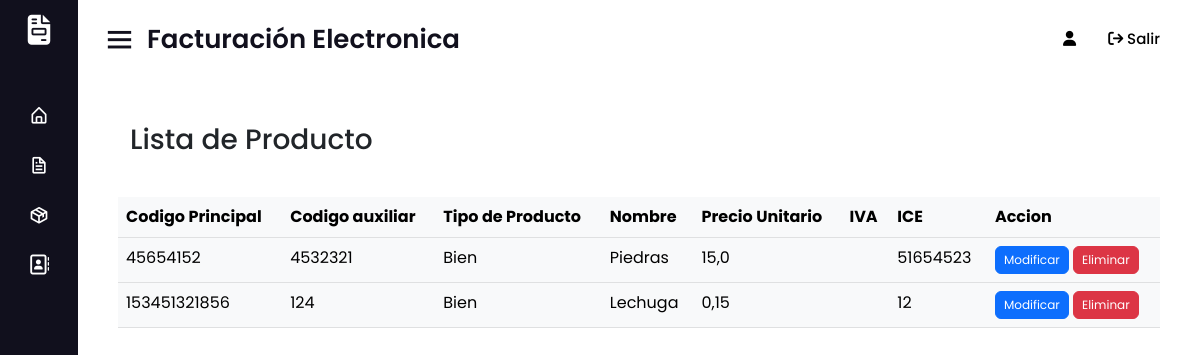
Page /listar_producto/ on the earlier database version.
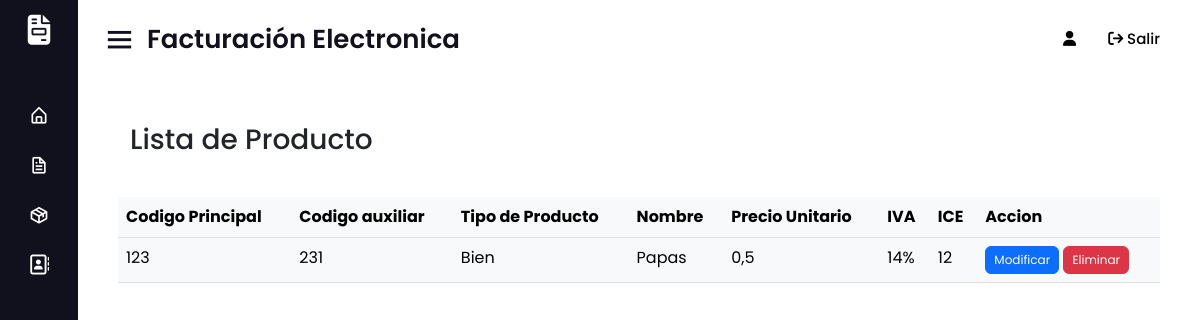
Same page on the later database version.
### producto/models.py (models this page shows, shortened)
class Producto(models.Model):
    codigo_principal = models.BigIntegerField(primary_key=True)
    codigo_auxiliar = models.BigIntegerField()
    tipo_producto = models.IntegerField(choices=tipo_producto)
    nombre = models.CharField(max_length=100)
    valor_unitario = models.FloatField()
    iva = models.IntegerField(choices=tipo_iva)
    ice = models.IntegerField()
    class Meta:
        verbose_name = 'producto'
        verbose_name_plural = 'productos'

### core/views.py (the view)
# urls.py: path('listar_producto/', views.listar_productos, name='listar_productos'),
def listar_productos(request):
    productos = Producto.objects.all()
    data = {
        'productos' : productos
    }
    return render(request, "producto/listar.html", data)

### producto/templates/producto/listar.html (shortened to what this page needs)
{% extends 'core/base.html' %}
{% block content %}
{% load crispy_forms_tags %}
{% load humanize %}
<div class="container">
    <div class="row justify-content-center mt-5 mr-1">
        <div class="formulario col-md-12">
            <form class="row g-3 p-4" method="post">
                <div class="mb-3 row">
                    <h3>Lista de Producto</h3>
                </div>
                <table class="table table-light">
                    <tr>
                      <th>Codigo Principal</th>
                      <th>Codigo auxiliar</th>
                      <th>Tipo de Producto</th>
                      <th>Nombre</th>
                      <th>Precio Unitario</th>
                      <th>IVA</th>
                      <th>ICE</th>
                      <th>Accion</th>
                    </tr>
                    {% for p in productos %}
                    <tr>
                        <td>{{ p.codigo_principal  }}</td>
                        <td>{{ p.codigo_auxiliar }}</td>
                        <td>
                            {% if p.tipo_producto == 1 %}
                            Bien
                            {% else %}
                            Servicio
                            {% endif %}
                        </td>
                        <td>{{ p.nombre }}</td>
                        <td>{{ p.valor_unitario | intcomma }}</td>
                        <td>
                            {% if p.iva == 1 %}
                            0%
                            {% elif p.iva == 2 %}
                            12%
                            {% elif p.iva == 3 %}
                            14%
                            {% elif p.iva == 4 %}
                            No Objeto de Impuesto
                            {% elif p.iva == 5 %}
                            Exento de IVA
                            {% endif %}
                        </td>
                        <td>{{ p.ice }}</td>
                        <td>
                            <a type="button" class="btn btn-primary " href="{% url 'modificar' p.codigo_principal %}" id="modificar">Modificar</a>
                            <a type="button" class="btn btn-danger" href="{% url 'eliminar' p.codigo_principal %}" id="eliminar">Eliminar</a>
                        </td>
                    </tr>
                    {% endfor %}
                </table>
            </form>
        </div>
    </div>
</div>
{% endblock %}

### core/templates/core/base.html (shortened to what this page needs)
<!DOCTYPE html>
<html lang="es" dir="ltr">
  <head>
    {% load static %}
    <link rel="stylesheet" href="{% static 'core/css/style.css' %}">
    <link href='https://unpkg.com/boxicons@2.0.7/css/boxicons.min.css' rel='stylesheet'>
    <link rel="stylesheet" href="https://cdnjs.cloudflare.com/ajax/libs/font-awesome/6.1.1/css/all.min.css">
    <link href="https://cdn.jsdelivr.net/npm/bootstrap@5.2.0-beta1/dist/css/bootstrap.min.css" rel="stylesheet">
  </head>
<body>
  <div class="sidebar close">
    <div class="logo-details">
      <i class="fa-solid fa-file-invoice"></i>
    </div>
    <ul class="nav-links">
      <li>
        <a href="#">
          <i class='bx bx-home-alt' ></i>
        </a>
      </li>
      <li>
        <div class="iocn-link">
          <a href="#">
            <i class='bx bx-file' ></i>
          </a>
        </div>
      </li>
      <li>
        <div class="iocn-link">
          <a href="#">
            <i class='bx bx-package' ></i>
          </a>
        </div>
      </li>
      <li>
        <div class="iocn-link">
          <a href="#">
            <i class="fa-regular fa-address-book"></i>
          </a>
        </div>
      </li>
    </ul>
  </div>
  <div class="home-section">
    <nav class="navbar " id="encabez">
        <div class="container-fluid">
          <div class="home-content">
              <i class='bx bx-menu' ></i>
              <span class="text">Facturación Electronica</span>
          </div>
          <form class="d-flex">
            <ul class="nav">
              <li class="nav-item  list-unstyled">
                <a class="nav-link">
                  <i class="fa-solid fa-user"></i>
                </a>
              </li>
              <li class="nav-item  list-unstyled">
                <a class="nav-link" href="{% url 'logout' %}">
                  <i class="fa-solid fa-arrow-right-from-bracket"></i>
                  <span>Salir</span>
                </a>
              </li>
          </ul>
      </form>
    </div>
</nav>
{% block content %}{% endblock content %}
</div>
</body>
</html>

### core/static/core/css/style.css (style rules this page uses)
* { margin: 0; padding: 0; box-sizing: border-box; font-family: 'Poppins', sans-serif; }
body { overflow: auto; }
.sidebar { position: fixed; top: 0; left: 0; height: 100%; width: 260px; background: #11101d; z-index: 100; transition: all 0.5s ease; }
.sidebar.close { width: 78px; }
.sidebar .logo-details { height: 60px; width: 100%; display: flex; align-items: center; }
.sidebar .logo-details i { font-size: 30px; color: #fff; height: 50px; min-width: 78px; text-align: center; line-height: 50px; }
.sidebar .nav-links { height: 100%; padding: 30px 0 150px 0; overflow: auto; }
.sidebar.close .nav-links { overflow: visible; }
.sidebar .nav-links li { position: relative; list-style: none; transition: all 0.4s ease; }
.sidebar .nav-links li .iocn-link { display: flex; align-items: center; justify-content: space-between; }
.sidebar.close .nav-links li .iocn-link { display: block }
.sidebar .nav-links li i { height: 50px; min-width: 78px; text-align: center; line-height: 50px; color: #fff; font-size: 20px; cursor: pointer; transition: all 0.3s ease; }
.sidebar .nav-links li a { display: flex; align-items: center; text-decoration: none; }
.home-section { position: relative; background: #fff; height: 100vh; left: 260px; width: calc(100% - 260px); transition: all 0.5s ease; padding: 12px; }
.sidebar.close ~ .home-section { left: 78px; width: calc(100% - 78px); }
.home-content { display: flex; align-items: center; flex-wrap: wrap; }
.home-section .home-content .bx-menu, .home-section .home-content .text { color: #11101d; font-size: 35px; }
.home-section .home-content .bx-menu { cursor: pointer; margin-right: 10px; }
.home-section .home-content .text { font-size: 26px; font-weight: 600; }
#encabez div form ul li a { font-size: 15px; color: black; font-weight: 500; }
#modificar, #eliminar { --bs-btn-padding-y: .25rem; --bs-btn-padding-x: .5rem; --bs-btn-font-size: .75rem; }

Differences in the rows shown:
removed Producto: codigo_principal "45654152", codigo_auxiliar "4532321", tipo_producto "Bien", nombre "Piedras", valor_unitario "15,0", ice "51654523"
removed Producto: codigo_principal "153451321856", codigo_auxiliar "124", tipo_producto "Bien", nombre "Lechuga", valor_unitario "0,15", ice "12"
added Producto: codigo_principal "123", codigo_auxiliar "231", tipo_producto "Bien", nombre "Papas", valor_unitario "0,5", iva "14%", ice "12"
